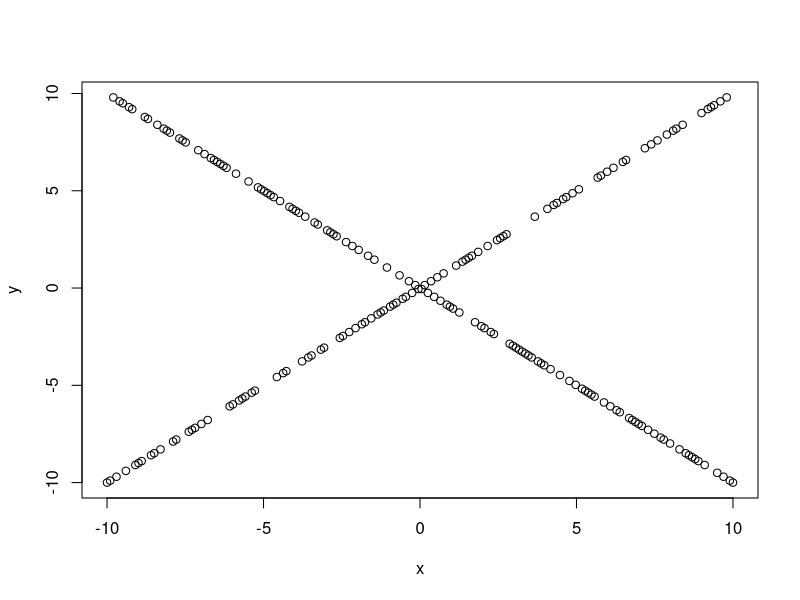

Recreate this plot in R.
## ---- chunk 1
knitr::opts_chunk$set(echo = TRUE)
## ---- chunk 2
suppressMessages(library(Hmisc))
set.seed(2019)
x <- seq(-10,10, length=200)
y <- x*sign(runif(200,-1,1))
plot(x,y)
hoeffd(x,y)
## ---- chunk 3
x <- c(-2, -1, 0, 1, 2)
y <- c(4,   1, 0, 1, 4)
z <- c(1,   2, 3, 4, NA)
q <- c(1,   2, 3, 4, 5)
hoeffd(cbind(x,y,z,q))
